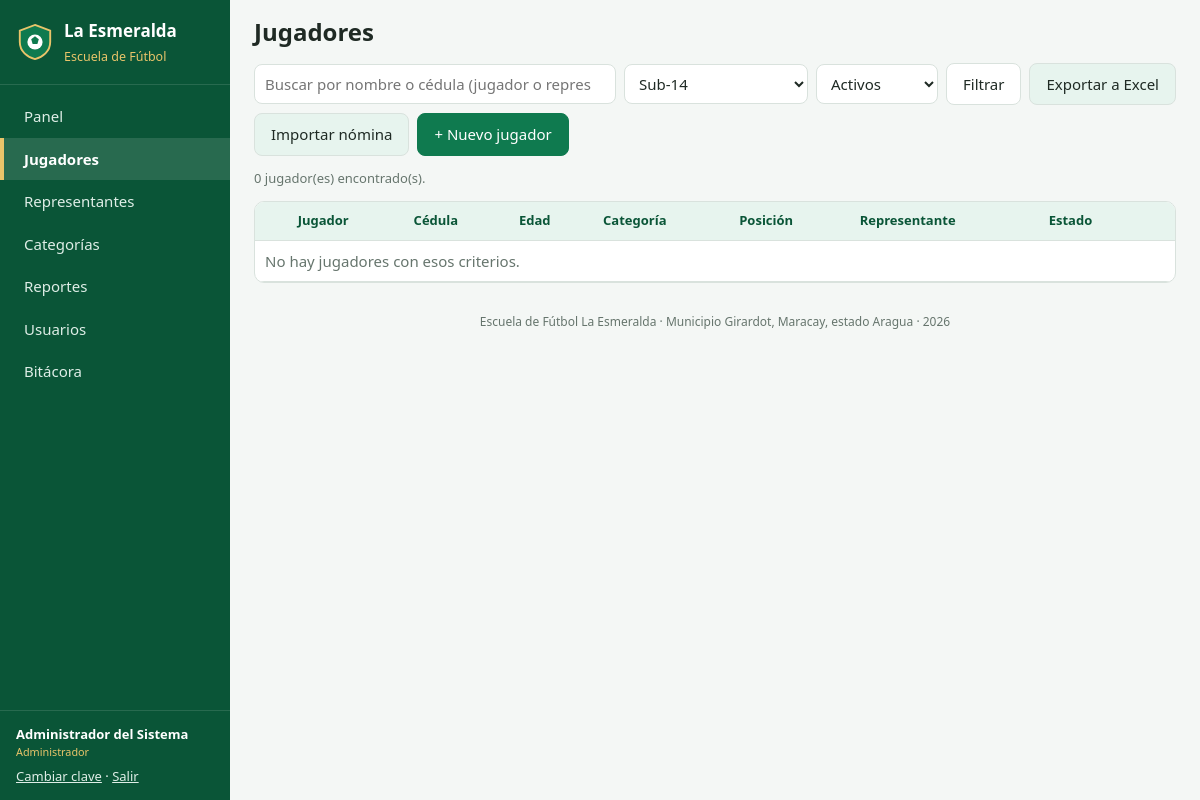
Before: /jugadores.php?categoria=5&p=2 (signed in) with the older database file.
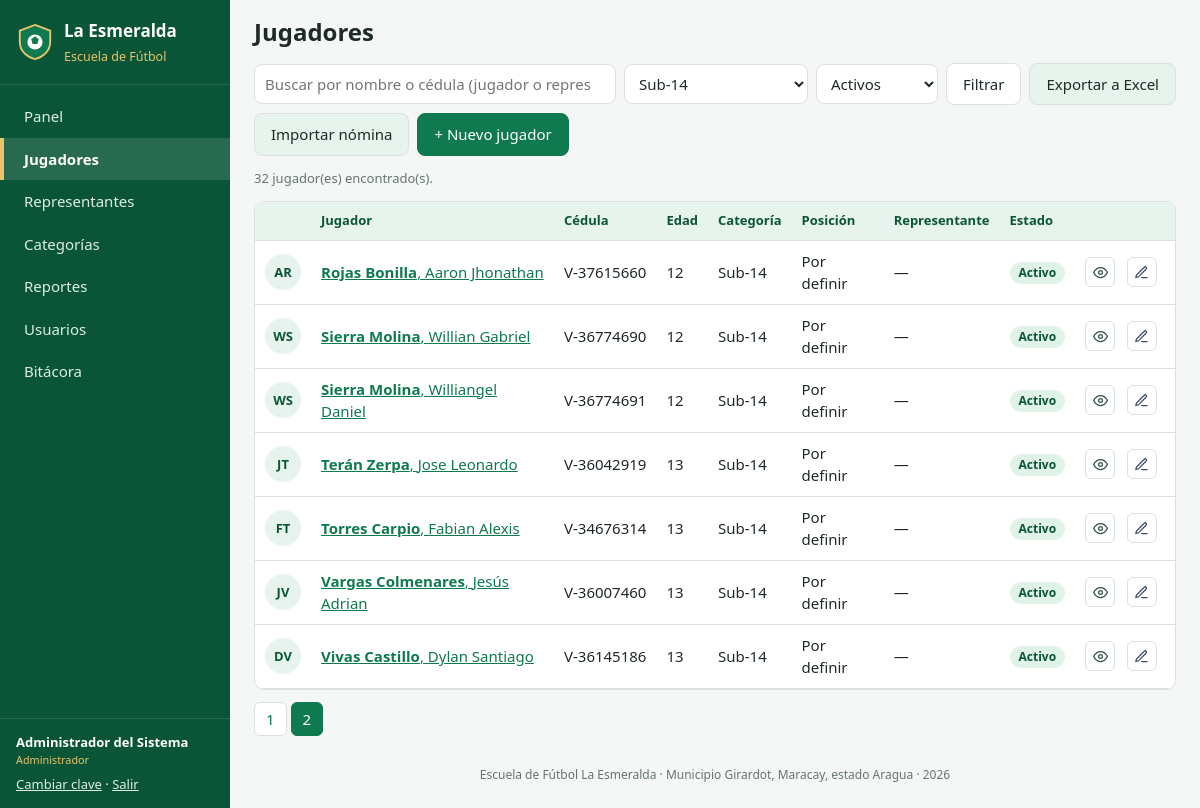
After: the same page with the newer database file.
### tables this page shows
CREATE TABLE jugadores (
  id                    INT UNSIGNED AUTO_INCREMENT PRIMARY KEY,
  cedula                VARCHAR(20)  NULL UNIQUE COMMENT 'Cédula o cédula escolar',
  nombres               VARCHAR(80)  NOT NULL,
  apellidos             VARCHAR(80)  NOT NULL,
  fecha_nacimiento      DATE         NOT NULL,
  sexo                  ENUM('M','F') NOT NULL,
  lugar_nacimiento      VARCHAR(100) NULL,
  direccion             VARCHAR(255) NULL,
  telefono              VARCHAR(20)  NULL,
  institucion_educativa VARCHAR(120) NULL,
  grado                 VARCHAR(30)  NULL,
  posicion              ENUM('Portero','Defensa','Mediocampista','Delantero','Por definir') NOT NULL DEFAULT 'Por definir',
  pie_dominante         ENUM('Derecho','Izquierdo','Ambos') NOT NULL DEFAULT 'Derecho',
  numero_camiseta       TINYINT UNSIGNED NULL,
  talla_camisa          VARCHAR(5)   NULL,
  tipo_sangre           ENUM('A+','A-','B+','B-','AB+','AB-','O+','O-','No sabe') NOT NULL DEFAULT 'No sabe',
  alergias              VARCHAR(255) NULL,
  condicion_medica      VARCHAR(255) NULL,
  peso                  DECIMAL(5,2) NULL COMMENT 'kg',
  estatura              DECIMAL(4,2) NULL COMMENT 'metros',
  foto                  VARCHAR(120) NULL,
  categoria_id          INT UNSIGNED NULL,
  representante_id      INT UNSIGNED NULL,
  fecha_inscripcion     DATE NOT NULL,
  estado                ENUM('activo','inactivo','retirado','lesionado') NOT NULL DEFAULT 'activo',
  observaciones         TEXT NULL,
  creado_por            INT UNSIGNED NULL,
  creado_en             DATETIME NOT NULL DEFAULT CURRENT_TIMESTAMP,
  actualizado_en        DATETIME NULL ON UPDATE CURRENT_TIMESTAMP,
  CONSTRAINT fk_jug_categoria     FOREIGN KEY (categoria_id)     REFERENCES categorias(id)     ON UPDATE CASCADE ON DELETE SET NULL,
  CONSTRAINT fk_jug_representante FOREIGN KEY (representante_id) REFERENCES representantes(id) ON UPDATE CASCADE ON DELETE SET NULL,
  CONSTRAINT fk_jug_usuario       FOREIGN KEY (creado_por)       REFERENCES usuarios(id)       ON UPDATE CASCADE ON DELETE SET NULL,
  INDEX idx_jug_nombre (apellidos, nombres),
  INDEX idx_jug_estado (estado)
);

CREATE TABLE categorias (
  id          INT UNSIGNED AUTO_INCREMENT PRIMARY KEY,
  nombre      VARCHAR(30)  NOT NULL UNIQUE,
  edad_min    TINYINT UNSIGNED NOT NULL,
  edad_max    TINYINT UNSIGNED NOT NULL,
  horario     VARCHAR(120) NULL,
  entrenador  VARCHAR(100) NULL,
  descripcion VARCHAR(255) NULL
);

### includes/init.php (called while the page is built, shortened)
<?php
function db(): PDO
{
    static $pdo = null;
    if ($pdo === null) {
        $dsn = DB_SOCKET !== ''
            ? 'mysql:unix_socket=' . DB_SOCKET . ';dbname=' . DB_NAME . ';charset=utf8mb4'
            : 'mysql:host=' . DB_HOST . ';port=' . DB_PORT . ';dbname=' . DB_NAME . ';charset=utf8mb4';
        try {
            $pdo = new PDO($dsn, DB_USER, DB_PASS, [
                PDO::ATTR_ERRMODE            => PDO::ERRMODE_EXCEPTION,
                PDO::ATTR_DEFAULT_FETCH_MODE => PDO::FETCH_ASSOC,
                PDO::ATTR_EMULATE_PREPARES   => false,
            ]);
        } catch (PDOException $ex) {
            http_response_code(500);
            exit('<h2>No se pudo conectar a la base de datos.</h2><p>Verifique que MySQL esté encendido y '
                . 'los datos de config/config.php (o config/config.local.php).</p>');
        }
    }
    return $pdo;
}
function q(string $sql, array $params = []): PDOStatement
{
    $st = db()->prepare($sql);
    $st->execute($params);
    return $st;
}
function e($texto): string
{
    return htmlspecialchars((string) $texto, ENT_QUOTES, 'UTF-8');
}
function edad(string $fecha_nac): int
{
    return (new DateTime($fecha_nac))->diff(new DateTime('today'))->y;
}
function usuario_actual(): ?array
{
    return $_SESSION['usuario'] ?? null;
}
function tiene_rol(string $minimo): bool
{
    $nivel = ['entrenador' => 1, 'secretaria' => 2, 'administrador' => 3];
    $u = usuario_actual();
    return $u && ($nivel[$u['rol']] ?? 0) >= ($nivel[$minimo] ?? 99);
}
function puede_editar(): bool
{
    return tiene_rol('secretaria');
}
function foto_url(?string $foto): ?string
{
    return ($foto && is_file(FOTO_DIR . $foto)) ? FOTO_URL . rawurlencode($foto) : null;
}
function iniciales(string $nombres, string $apellidos): string
{
    return mb_strtoupper(mb_substr($nombres, 0, 1) . mb_substr($apellidos, 0, 1));
}

### jugadores.php (the view, shortened to what the changed rows need)
<?php
require_once __DIR__ . '/includes/init.php';
$titulo = 'Jugadores';
$menu = 'jugadores';
$categoria = $_GET['categoria'] ?? '';
$estado    = $_GET['estado'] ?? 'activo';
$where = [];
$params = [];
if ($categoria === 'sin') {
    $where[] = 'j.categoria_id IS NULL';
} elseif ($categoria !== '') {
    $where[] = 'j.categoria_id = ?';
    $params[] = (int) $categoria;
}
if (in_array($estado, ['activo', 'inactivo', 'lesionado', 'retirado'], true)) {
    $where[] = 'j.estado = ?';
    $params[] = $estado;
}
$sqlWhere = $where ? 'WHERE ' . implode(' AND ', $where) : '';
$base = "FROM jugadores j
         LEFT JOIN categorias c ON c.id = j.categoria_id
         LEFT JOIN representantes r ON r.id = j.representante_id
         $sqlWhere";
$porPagina = 25;
$total = (int) q("SELECT COUNT(*) $base", $params)->fetchColumn();
$paginas = max(1, (int) ceil($total / $porPagina));
$p = min($paginas, max(1, (int) ($_GET['p'] ?? 1)));
$offset = ($p - 1) * $porPagina;
$jugadores = q("SELECT j.*, c.nombre categoria, CONCAT(r.nombres,' ',r.apellidos) representante, r.telefono tel_rep, r.cedula ced_rep
                $base ORDER BY j.apellidos, j.nombres LIMIT $porPagina OFFSET $offset", $params)->fetchAll();
function url_filtros(array $extra = []): string
{
    $q = array_merge(array_intersect_key($_GET, array_flip(['b', 'categoria', 'estado'])), $extra);
    return 'jugadores.php?' . http_build_query($q);
}
function render_tabla_jugadores(array $jugadores, int $total, int $paginas, int $p): void
{
    ?>
    <p class="nota"><?= $total ?> jugador(es) encontrado(s).</p>
    <div class="tabla-envoltura">
    <table class="tabla">
      <thead>
        <tr><th></th><th>Jugador</th><th class="sin-salto" style="white-space:nowrap;">Cédula</th><th>Edad</th><th>Categoría</th><th>Posición</th><th>Representante</th><th>Estado</th><th></th></tr>
      </thead>
      <tbody>
      <?php if (!$jugadores): ?>
        <tr><td colspan="9" class="vacio">No hay jugadores con esos criterios.</td></tr>
      <?php endif; ?>
      <?php foreach ($jugadores as $j): $foto = foto_url($j['foto']); ?>
        <tr>
          <td><?php if ($foto): ?><img class="avatar" src="<?= e($foto) ?>" alt=""><?php else: ?><span class="avatar"><?= e(iniciales($j['nombres'], $j['apellidos'])) ?></span><?php endif; ?></td>
          <td><a href="jugador_ver.php?id=<?= $j['id'] ?>"><strong><?= e($j['apellidos']) ?></strong>, <?= e($j['nombres']) ?></a></td>
          <td class="sin-salto" style="white-space:nowrap;"><?= e($j['cedula'] ?? '—') ?></td>
          <td><?= edad($j['fecha_nacimiento']) ?></td>
          <td><?= e($j['categoria'] ?? '—') ?></td>
          <td><?= e($j['posicion']) ?></td>
          <td><?= e($j['representante'] ?? '—') ?><br><small><?= e(($j['tel_rep'] ?? '') === 'Por completar' && !empty($j['ced_rep']) ? 'C.I. ' . $j['ced_rep'] : ($j['tel_rep'] ?? '')) ?></small></td>
          <td><span class="etiqueta etiqueta-<?= e($j['estado']) ?>"><?= e(ucfirst($j['estado'])) ?></span></td>
          <td class="acciones">
            <a class="btn-icono btn-mini-ver" href="jugador_ver.php?id=<?= $j['id'] ?>" title="Ver ficha" aria-label="Ver ficha"><svg width="15" height="15" viewBox="0 0 24 24" fill="none" stroke="currentColor" stroke-width="2" stroke-linecap="round" stroke-linejoin="round" aria-hidden="true"><path d="M1 12s4-8 11-8 11 8 11 8-4 8-11 8-11-8-11-8z"/><circle cx="12" cy="12" r="3"/></svg></a>
            <?php if (puede_editar()): ?><a class="btn-icono btn-mini-editar" href="jugador_form.php?id=<?= $j['id'] ?>" title="Editar jugador" aria-label="Editar jugador"><svg width="15" height="15" viewBox="0 0 24 24" fill="none" stroke="currentColor" stroke-width="2" stroke-linecap="round" stroke-linejoin="round" aria-hidden="true"><path d="M12 20h9"/><path d="M16.5 3.5a2.12 2.12 0 0 1 3 3L7 19l-4 1 1-4Z"/></svg></a><?php endif; ?>
          </td>
        </tr>
      <?php endforeach; ?>
      </tbody>
    </table>
    </div>
    <?php if ($paginas > 1): ?>
    <nav class="paginacion">
      <?php for ($i = 1; $i <= $paginas; $i++): ?>
        <a class="<?= $i === $p ? 'activo' : '' ?>" href="<?= e(url_filtros(['p' => $i])) ?>"><?= $i ?></a>
      <?php endfor; ?>
    </nav>
    <?php endif; ?>
    <?php
}
require __DIR__ . '/includes/header.php';
?>
<div id="contenedor-jugadores">
  <?php render_tabla_jugadores($jugadores, $total, $paginas, $p); ?>
</div>
<?php require __DIR__ . '/includes/footer.php'; ?>

### includes/header.php (shortened to what the changed rows need)
<?php
$menu = $menu ?? '';
$opciones = [
    'panel'           => ['index.php',          'Panel',           'entrenador'],
    'jugadores'       => ['jugadores.php',      'Jugadores',       'entrenador'],
    'representantes'  => ['representantes.php', 'Representantes',  'entrenador'],
    'categorias'      => ['categorias.php',     'Categorías',      'entrenador'],
    'reportes'        => ['reportes.php',       'Reportes',        'entrenador'],
    'usuarios'        => ['usuarios.php',       'Usuarios',        'administrador'],
    'bitacora'        => ['bitacora.php',       'Bitácora',        'administrador'],
];
?><!DOCTYPE html>
<html lang="es">
<head>
<link rel="stylesheet" href="assets/css/estilos.css">
</head>
<body>
<aside class="lateral no-imprimir">
  <nav>
    <?php foreach ($opciones as $clave => [$url, $texto, $rol]): if (!tiene_rol($rol)) continue; ?>
      <a href="<?= $url ?>" class="<?= $menu === $clave ? 'activo' : '' ?>"><?= e($texto) ?></a>
    <?php endforeach; ?>
  </nav>
</aside>
<main class="contenido">
  <header class="barra no-imprimir">
    <h1><?= e($titulo ?? '') ?></h1>
  </header>

Changed rows visible on the page:
added jugadores: iniciales($j['nombres'], $j['apellidos']) "AR", apellidos "Rojas Bonilla", nombres "Aaron Jhonathan", cedula "V-37615660", fecha_nacimiento "12", categoria.nombre "Sub-14", posicion "Por definir", representante "—", estado "Activo"
added jugadores: iniciales($j['nombres'], $j['apellidos']) "WS", apellidos "Sierra Molina", nombres "Willian Gabriel", cedula "V-36774690", fecha_nacimiento "12", categoria.nombre "Sub-14", posicion "Por definir", representante "—", estado "Activo"
added jugadores: iniciales($j['nombres'], $j['apellidos']) "WS", apellidos "Sierra Molina", nombres "Williangel Daniel", cedula "V-36774691", fecha_nacimiento "12", categoria.nombre "Sub-14", posicion "Por definir", representante "—", estado "Activo"
added jugadores: iniciales($j['nombres'], $j['apellidos']) "JT", apellidos "Terán Zerpa", nombres "Jose Leonardo", cedula "V-36042919", fecha_nacimiento "13", categoria.nombre "Sub-14", posicion "Por definir", representante "—", estado "Activo"
added jugadores: iniciales($j['nombres'], $j['apellidos']) "FT", apellidos "Torres Carpio", nombres "Fabian Alexis", cedula "V-34676314", fecha_nacimiento "13", categoria.nombre "Sub-14", posicion "Por definir", representante "—", estado "Activo"
added jugadores: iniciales($j['nombres'], $j['apellidos']) "JV", apellidos "Vargas Colmenares", nombres "Jesús Adrian", cedula "V-36007460", fecha_nacimiento "13", categoria.nombre "Sub-14", posicion "Por definir", representante "—", estado "Activo"
added jugadores: iniciales($j['nombres'], $j['apellidos']) "DV", apellidos "Vivas Castillo", nombres "Dylan Santiago", cedula "V-36145186", fecha_nacimiento "13", categoria.nombre "Sub-14", posicion "Por definir", representante "—", estado "Activo"
Other visible differences:
$total: "0" → "32"
new list line: "1"
new list line: "2"
text no longer shown: "No hay jugadores con esos criterios."
